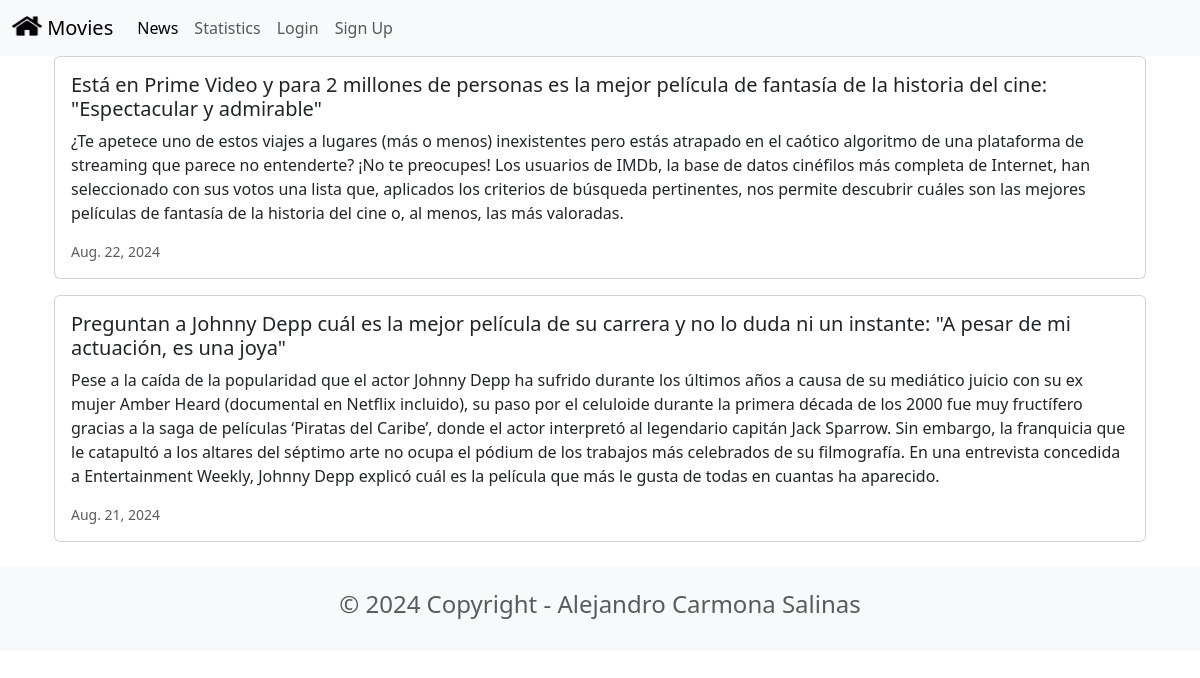
Page /news on the committed database.
### news/models.py (models this page shows, shortened)
class News(models.Model):
    headline = models.CharField(max_length=200)
    body = models.TextField()
    date = models.DateField()

### news/views.py (the view)
# urls.py: path('news', include('news.urls')),
def news(request):
    newss = News.objects.all().order_by('-date')
    return render(request, 'news.html', {'newss': newss})

### news/templates/news.html
{% extends 'base.html' %}
{% block content %}
<div class="container">
    {% for news in newss %}
    <div class="card mb-3">
        <div class="row g-0">
            <div>
                <div class="card-body">
                    <h5 class="card-title">{{ news.headline }}</h5>
                    <p class="card-text">{{ news.body }}</p>
                    <p class="card-text"><small class="text-muted">{{ news.date }}</small></p>
                </div>
            </div>
        </div>
    </div>
    {% endfor %}
</div>
{% endblock content %}

### rows in the picture
News: headline "Está en Prime Video y para 2 millones de personas es la mejor película de fantasía de la historia del cine: \"Espectacular y admirable\"", body "¿Te apetece uno de estos viajes a lugares (más o menos) inexistentes pero estás atrapado en el caótico algoritmo de una plataforma de streaming que parece no entenderte? ¡No te preocupes! Los usuarios de IMDb, la base de datos cinéfilos más completa de Internet, han seleccionado con sus votos una lista que, aplicados los criterios de búsqueda pertinentes, nos permite descubrir cuáles son las mejores películas de fantasía de la historia del cine o, al menos, las más valoradas.", date "Aug. 22, 2024"
News: headline "Preguntan a Johnny Depp cuál es la mejor película de su carrera y no lo duda ni un instante: \"A pesar de mi actuación, es una joya\"", body "Pese a la caída de la popularidad que el actor Johnny Depp ha sufrido durante los últimos años a causa de su mediático juicio con su ex mujer Amber Heard (documental en Netflix incluido), su paso por el celuloide durante la primera década de los 2000 fue muy fructífero gracias a la saga de películas ‘Piratas del Caribe’, donde el actor interpretó al legendario capitán Jack Sparrow. Sin embargo, la franquicia que le catapultó a los altares del séptimo arte no ocupa el pódium de los trabajos más celebrados de su filmografía. En una entrevista concedida a Entertainment Weekly, Johnny Depp explicó cuál es la película que más le gusta de todas en cuantas ha aparecido.", date "Aug. 21, 2024"
